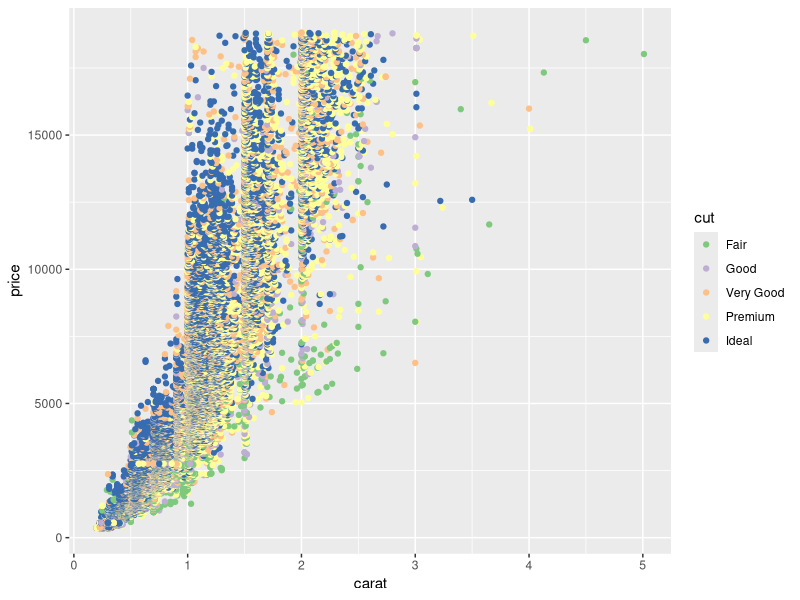

Generate this figure with R:
# install and load the ggplot package
# install.packages('ggplot2')
library(ggplot2)

# install and load a color package
# install.packages('RColorBrewer')
library(RColorBrewer)

# load the data set
data(diamonds)

diamonds

# create scatterplot of price vs. carat color coded by diamond cuts
qplot(data = diamonds, x = carat, y = price, color = cut) +
  scale_color_brewer(palette = 'Accent')
